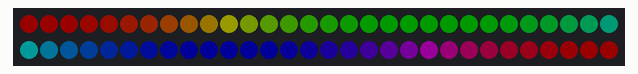
This sketch was run on a simulated Arduino Uno, built with avr-gcc and run on an emulated ATmega328P. On the bench: 60 RGB LEDs in strip order, left to right, continuing on the next row. Dim RGB values are drawn brighter than linear.

Above: at 0.08 s.
At 4.98 s:
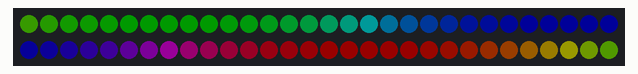
At 9.96 s:
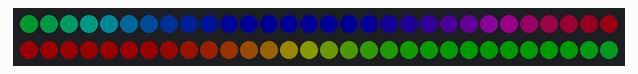
At 19.92 s:
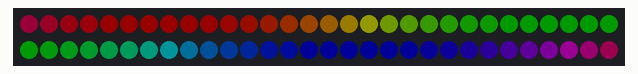
At 29.88 s:
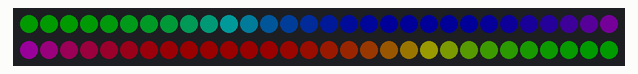
At 39.84 s:
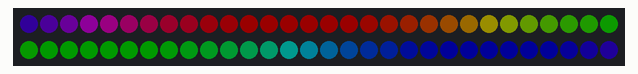

The sketch:

CTF_regenbogen.ino
```cpp
#include <Adafruit_NeoPixel.h>
#ifdef __AVR__
 #include <avr/power.h>
#endif


#define LED_PIN    7


#define LED_COUNT 60


Adafruit_NeoPixel strip(LED_COUNT, LED_PIN, NEO_GRB + NEO_KHZ800);


void setup() {

#if defined(__AVR_ATtiny85__) && (F_CPU == 16000000)
  clock_prescale_set(clock_div_1);
#endif


  strip.begin();
  strip.show();
  strip.setBrightness(25);
}


void loop() {

  rainbow(10);             // Flowing rainbow cycle along the whole strip

}


void rainbow(int wait) {

  for(long firstPixelHue = 0; firstPixelHue < 5*65536; firstPixelHue += 256) {
    for(int i=0; i<strip.numPixels(); i++) { // For each pixel in strip...

      int pixelHue = firstPixelHue + (i * 65536L / strip.numPixels());

      strip.setPixelColor(i, strip.gamma32(strip.ColorHSV(pixelHue)));
    }
    strip.show();
    delay(wait);
  }
}
```
